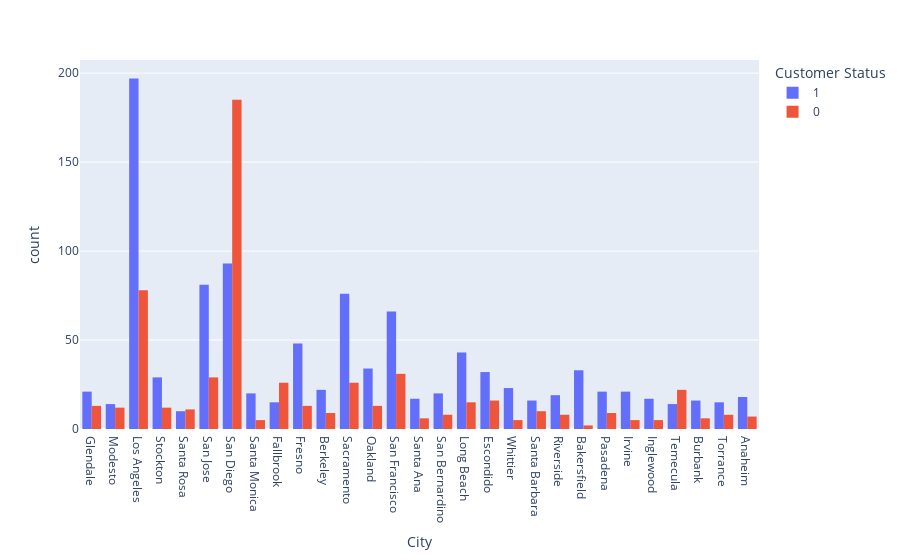

The cell this chart's notebook holds for it:
### Markdown cell above
### iii) Customers at which location in california churn more

### Code cell
#choosing a city with more than 20 customers
cities_with_more_than_20_customers = df['City'].value_counts() > 20

# Select cities with more than 20 customers
selected_cities = cities_with_more_than_20_customers[cities_with_more_than_20_customers].index

# Filter the DataFrame based on selected cities
filtered_df = df[df['City'].isin(selected_cities)]
#plot 

fig = px.histogram(filtered_df , color = 'Customer Status', x= 'City', barmode= 'group', histfunc = 'count', opacity = 1)
fig.show()

### Figure 1 — Plotly figure (JSON) as saved in the notebook; plotly's stock layout.template omitted (floating-point values rounded to 4 significant figures; data arrays with more than 128 entries replaced by an {"elided": "..."} marker saying what was removed)
{"data": [{"alignmentgroup": "True", "bingroup": "x", "histfunc": "count", "hovertemplate": "Customer Status=1<br>City=%{x}<br>count=%{y}<extra></extra>", "legendgroup": "1", "marker": {"color": "#636efa", "opacity": 1, "pattern": {"shape": ""}}, "name": "1", "offsetgroup": "1", "orientation": "v", "showlegend": true, "type": "histogram", "x": {"elided": "1051 str values"}, "xaxis": "x", "yaxis": "y"}, {"alignmentgroup": "True", "bingroup": "x", "histfunc": "count", "hovertemplate": "Customer Status=0<br>City=%{x}<br>count=%{y}<extra></extra>", "legendgroup": "0", "marker": {"color": "#EF553B", "opacity": 1, "pattern": {"shape": ""}}, "name": "0", "offsetgroup": "0", "orientation": "v", "showlegend": true, "type": "histogram", "x": {"elided": "595 str values"}, "xaxis": "x", "yaxis": "y"}], "layout": {"barmode": "group", "legend": {"title": {"text": "Customer Status"}, "tracegroupgap": 0}, "margin": {"t": 60}, "xaxis": {"anchor": "y", "domain": [0, 1], "title": {"text": "City"}}, "yaxis": {"anchor": "x", "domain": [0, 1], "title": {"text": "count"}}}}
